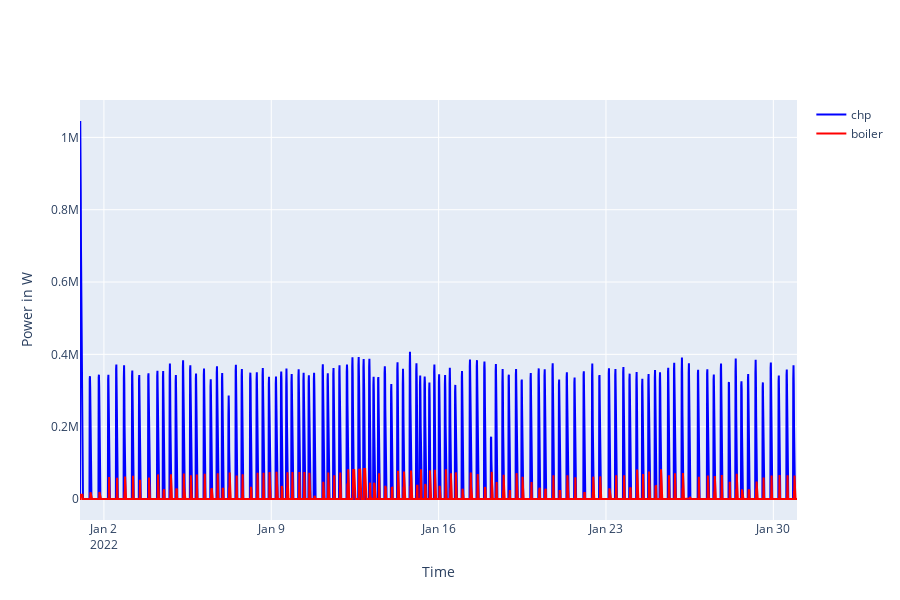

The notebook cell saved with this chart:
### Code cell
fig = go.Figure()

# First plot (Controller Simulation)
fig.add_trace(go.Scatter(
    y=df['chp_demand'],
    x = df.index,
    mode='lines',
    name='chp',
    line=dict(color='blue')
))

# Second plot (Boiler Simulation)
fig.add_trace(go.Scatter(
    y=df['Boilersim-0.BOILER_0-Q_Demand'],
    x = df.index,
    mode='lines',
    name='boiler',
    line=dict(color='red'),
    # yaxis='y2'  # Associate it with a second subplot
))

    # yaxis='y2'  # Associate it with a second subplot

# Update layout to create subplots
fig.update_layout(
    height=600,  # Total height of the figure
    showlegend=True,
    xaxis=dict(title='Time'),
    yaxis=dict(title='Power in W'),
    # yaxis2=dict(
    #     title='Boiler Simulation',
    #     overlaying='y',  # Overlay y-axis for second subplot
    #     side='right',
    #     anchor='free',
    #     position=1
    # )
)

fig.show()

### Figure 1 — Plotly figure (JSON) as saved in the notebook; plotly's stock layout.template omitted (floating-point values rounded to 4 significant figures; data arrays with more than 128 entries replaced by an {"elided": "..."} marker saying what was removed)
{"data": [{"line": {"color": "blue"}, "mode": "lines", "name": "chp", "type": "scatter", "x": {"elided": "2880 str values"}, "y": {"elided": "2880 float values"}}, {"line": {"color": "red"}, "mode": "lines", "name": "boiler", "type": "scatter", "x": {"elided": "2880 str values"}, "y": {"elided": "2880 float values"}}], "layout": {"height": 600, "showlegend": true, "xaxis": {"title": {"text": "Time"}}, "yaxis": {"title": {"text": "Power in W"}}}}
